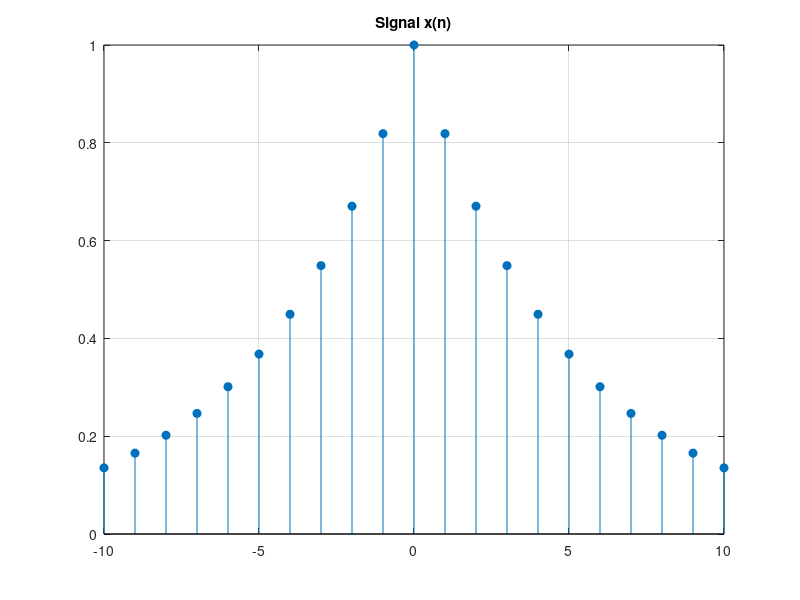

Here is the MATLAB script that generated this plot:
clc;
clear;
close all;

n = -10:10;
x = exp(-0.2*abs(n));   % Example signal

% Energy
E = sum(abs(x).^2);

% Power
P = (1/length(x)) * sum(abs(x).^2);

disp(['Energy = ', num2str(E)]);
disp(['Power = ', num2str(P)]);

% Plot
figure;
stem(n, x, 'filled');
title('Signal x(n)');
grid on;
